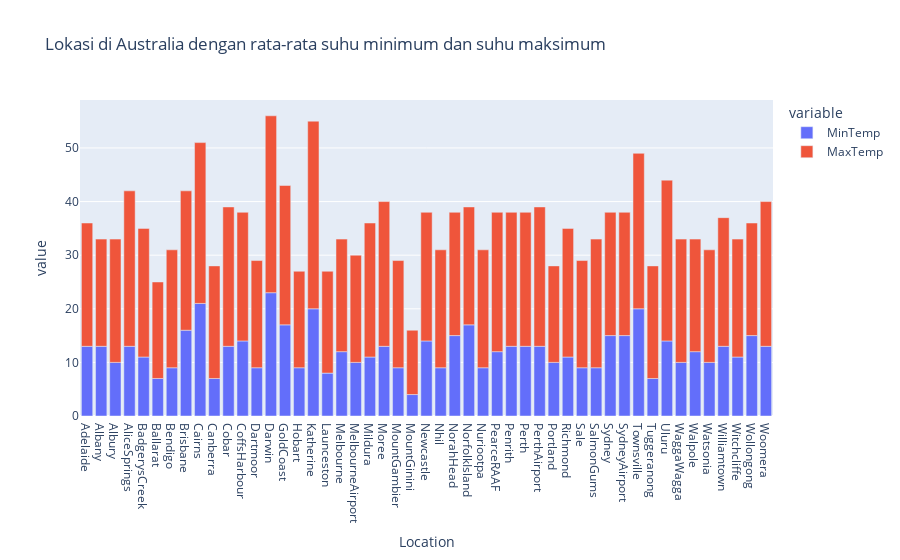

Notebook source saved alongside this figure:
### Markdown cell above
Visualisasi data `Lokasi` dengan rata-rata `MinTemp` dan `MaxTemp` menggunakan Bar plot

### Code cell
loctemp = df_clean.groupby("Location")[["MinTemp", "MaxTemp"]].mean().round()
loctemp = loctemp.reset_index()
loctemp.columns= ["Location","MinTemp", "MaxTemp"]
fig = px.bar(loctemp, x="Location", y=["MinTemp", "MaxTemp"], title="Lokasi di Australia dengan rata-rata suhu minimum dan suhu maksimum")
fig.show()

### Figure 1 — Plotly figure (JSON) as saved in the notebook; plotly's stock layout.template omitted (floating-point values rounded to 4 significant figures)
{"data": [{"alignmentgroup": "True", "hovertemplate": "variable=MinTemp<br>Location=%{x}<br>value=%{y}<extra></extra>", "legendgroup": "MinTemp", "marker": {"color": "#636efa", "pattern": {"shape": ""}}, "name": "MinTemp", "offsetgroup": "MinTemp", "orientation": "v", "showlegend": true, "textposition": "auto", "type": "bar", "x": ["Adelaide", "Albany", "Albury", "AliceSprings", "BadgerysCreek", "Ballarat", "Bendigo", "Brisbane", "Cairns", "Canberra", "Cobar", "CoffsHarbour", "Dartmoor", "Darwin", "GoldCoast", "Hobart", "Katherine", "Launceston", "Melbourne", "MelbourneAirport", "Mildura", "Moree", "MountGambier", "MountGinini", "Newcastle", "Nhil", "NorahHead", "NorfolkIsland", "Nuriootpa", "PearceRAAF", "Penrith", "Perth", "PerthAirport", "Portland", "Richmond", "Sale", "SalmonGums", "Sydney", "SydneyAirport", "Townsville", "Tuggeranong", "Uluru", "WaggaWagga", "Walpole", "Watsonia", "Williamtown", "Witchcliffe", "Wollongong", "Woomera"], "xaxis": "x", "y": [13, 13, 10, 13, 11, 7, 9, 16, 21, 7, 13, 14, 9, 23, 17, 9, 20, 8, 12, 10, 11, 13, 9, 4, 14, 9, 15, 17, 9, 12, 13, 13, 13, 10, 11, 9, 9, 15, 15, 20, 7, 14, 10, 12, 10, 13, 11, 15, 13], "yaxis": "y"}, {"alignmentgroup": "True", "hovertemplate": "variable=MaxTemp<br>Location=%{x}<br>value=%{y}<extra></extra>", "legendgroup": "MaxTemp", "marker": {"color": "#EF553B", "pattern": {"shape": ""}}, "name": "MaxTemp", "offsetgroup": "MaxTemp", "orientation": "v", "showlegend": true, "textposition": "auto", "type": "bar", "x": ["Adelaide", "Albany", "Albury", "AliceSprings", "BadgerysCreek", "Ballarat", "Bendigo", "Brisbane", "Cairns", "Canberra", "Cobar", "CoffsHarbour", "Dartmoor", "Darwin", "GoldCoast", "Hobart", "Katherine", "Launceston", "Melbourne", "MelbourneAirport", "Mildura", "Moree", "MountGambier", "MountGinini", "Newcastle", "Nhil", "NorahHead", "NorfolkIsland", "Nuriootpa", "PearceRAAF", "Penrith", "Perth", "PerthAirport", "Portland", "Richmond", "Sale", "SalmonGums", "Sydney", "SydneyAirport", "Townsville", "Tuggeranong", "Uluru", "WaggaWagga", "Walpole", "Watsonia", "Williamtown", "Witchcliffe", "Wollongong", "Woomera"], "xaxis": "x", "y": [23, 20, 23, 29, 24, 18, 22, 26, 30, 21, 26, 24, 20, 33, 26, 18, 35, 19, 21, 20, 25, 27, 20, 12, 24, 22, 23, 22, 22, 26, 25, 25, 26, 18, 24, 20, 24, 23, 23, 29, 21, 30, 23, 21, 21, 24, 22, 21, 27], "yaxis": "y"}], "layout": {"barmode": "relative", "legend": {"title": {"text": "variable"}, "tracegroupgap": 0}, "title": {"text": "Lokasi di Australia dengan rata-rata suhu minimum dan suhu maksimum"}, "xaxis": {"anchor": "y", "domain": [0, 1], "title": {"text": "Location"}}, "yaxis": {"anchor": "x", "domain": [0, 1], "title": {"text": "value"}}}}
